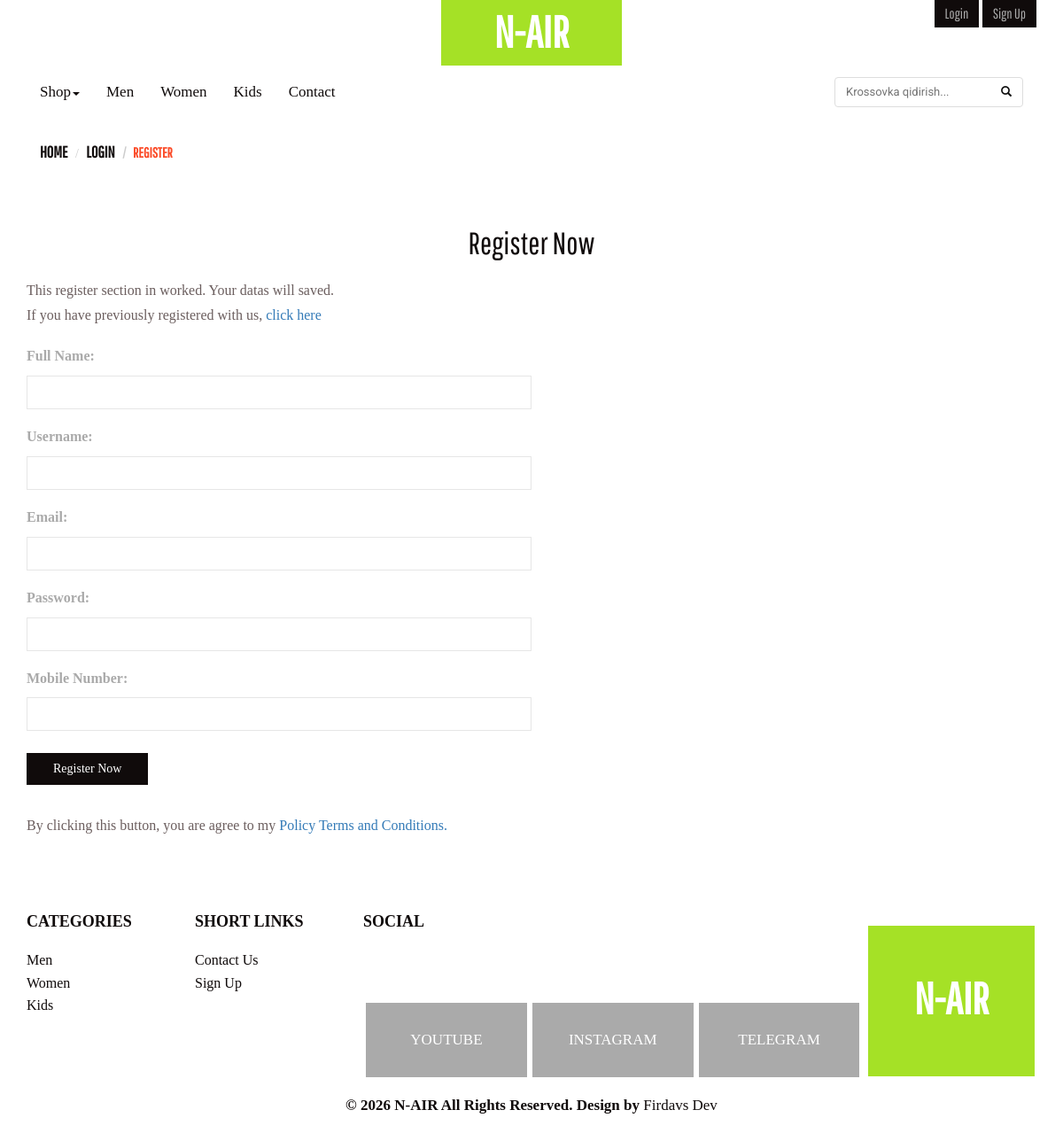
Screenshot of /register/ with the database file from the repository.
### first_n_air/models.py (models this page shows, shortened)
class Category(models.Model):
    name= models.CharField(max_length=255)
    slug = models.SlugField(unique=True,blank=True)
    image = models.ImageField()

### first_n_air/views.py (the view, shortened to what this page needs)
# urls.py: path('register/', views.register, name='register'),
def register(request):
    ctg = Category.objects.all()
    return render(request, 'blog/register.html', {'ctg': ctg})

### templates/blog/register.html (shortened to what this page needs)
{% extends 'base.html' %}
    {% block content %}
    <body>
        <div class="head-bread">
            <div class="container">
                <ol class="breadcrumb">
                    <li><a href="{% url 'home' %}">Home</a></li>
                    <li><a href="{% url 'register' %}">LOGIN</a></li>
                    <li class="active">REGISTER</li>
                </ol>
            </div>
        </div>
        <div class="reg-form">
            <div class="container">
                <div class="reg">
                    <h3>Register Now</h3>
                    <p>This register section in worked. Your datas will saved.</p>
                    <p>If you have previously registered with us, <a href="/login/">click here</a></p>
                    <form method="post">
                        <ul>
                            <li class="text-info">Full Name: </li>
                            <li><input type="text" id="register-name" name="name" value=""></li>
                        </ul>
                        <ul>
                            <li class="text-info">Username: </li>
                            <li><input type="text" id="register-lastname" name="name" value=""></li>
                        </ul>
                        <ul>
                            <li class="text-info">Email: </li>
                            <li><input type="text" id="register-email" name="email" value=""></li>
                        </ul>
                        <ul>
                            <li class="text-info">Password: </li>
                            <li><input type="password" id="register-password" name="password" value=""></li>
                        </ul>
                        <ul>
                            <li class="text-info">Mobile Number:</li>
                            <li><input type="text" id="register-phone" name="phone" value=""></li>
                        </ul>
                        <input type="submit" id="register-submit" name="submit" value="Register Now">
                        <p class="click">By clicking this button, you are agree to my  <a href="#">Policy Terms and Conditions.</a></p>
                    </form>
                </div>
            </div>
        </div>
    </body>
    {% endblock content %}

### templates/base.html (shortened to what this page needs)
<!DOCTYPE html>
{% load static %}
<html lang="en">
    <head>
        <link href="{% static 'css/bootstrap.min.css' %}" rel="stylesheet" type="text/css">
        <link href="{% static 'css/style.css' %}" rel="stylesheet" type="text/css"/>
    </head>
    <body>
        <div class="header">
            <div class="container">
                <div class="header-top">
                    <div class="logo">
                        <a href="{% url 'home' %}">N-AIR</a>
                    </div>
                    <div class="login-bars">
                        {% if user.is_authenticated %}
                            <a class="btn btn-default log-bar" href="{% url 'profile' %}" role="button">
                                {{ user.username }}
                            </a>
                            <a class="btn btn-default log-bar" href="{% url 'logout' %}" role="button">
                                Logout
                            </a>
                        {% else %}
                            <a class="btn btn-default log-bar" href="{% url 'login' %}" role="button">
                                Login
                            </a>
                            <a class="btn btn-default log-bar" href="{% url 'register' %}" role="button">
                                Sign up
                            </a>
                        {% endif %}
                    </div>
                </div>
                <div class="header-botom">
                    <div class="content white">
                        <nav class="navbar navbar-default nav-menu" role="navigation" style="display: flex; flex-wrap: wrap; align-items: center; justify-content: space-between;">
                            <div class="collapse navbar-collapse collapse-pdng" id="bs-example-navbar-collapse-1" style="flex-grow: 1;">
                                <ul class="nav navbar-nav nav-font" style="display: flex; align-items: center; flex-wrap: wrap;">
                                    <li class="dropdown">
                                        <a href="#" class="dropdown-toggle" data-toggle="dropdown">Shop<b class="caret"></b></a>
                                    </li>
                                    {% for i in ctg %}
                                    <li><a href="{% url 'products' slug=i.slug %}">{{ i.name }}</a></li>
                                    {% endfor %}
                                    <li><a href="{% url 'contact' %}">Contact</a></li>
                                </ul>
                            </div>
                            <div class="search-container" style="padding: 10px 15px; display: inline-block; vertical-align: middle;">
                                <form action="{% url 'home' %}" method="get" style="display: flex; align-items: center; max-width: 250px; background: #fff; border: 1px solid #ddd; border-radius: 4px; overflow: hidden;">
                                    <input type="text" name="search" placeholder="Krossovka qidirish..." value="{{ query|default:'' }}" style="padding: 6px 12px; border: none; width: 100%; color: #333; font-size: 13px; font-family: 'Roboto', sans-serif; outline: none; background: transparent;">
                                    <button type="submit" style="padding: 6px 12px; background: transparent; color: #111; border: none; cursor: pointer; outline: none;">
                                        <span class="glyphicon glyphicon-search" style="font-size: 12px;"></span>
                                    </button>
                                </form>
                            </div>
                        </nav>
                    </div>
                </div>
            </div>
        </div>
        {% block content %}
        {% endblock content %}
        <div class="footer-grid">
            <div class="container">
                <div class="col-md-2 re-ft-grd">
                    <h3>Categories</h3>
                    {% for i in ctg %}
                    <ul class="categories">
                        <li><a href="{% url 'products' slug=i.slug %}">{{i.name}}</a></li>
                    </ul>
                    {% endfor %}
                </div>
                <div class="col-md-2 re-ft-grd">
                    <h3>Short links</h3>
                    <ul class="shot-links">
                        <li><a href="{% url 'contact' %}">Contact us</a></li>
                        <li><a href="{% url 'register' %}">Sign Up</a></li>
                    </ul>
                </div>
                <div class="col-md-6 re-ft-grd">
                    <h3>Social</h3>
                    <ul class="social">
                        <li><a href="https://www.youtube.com/@free_dev_2610" target="_blank" class="fb">Youtube</a></li>
                        <li><a href="https://instagram.com/shxrtvc_fr" target="_blank" class="twt">Instagram</a></li>
                        <li><a href="https://t.me/shxrtvc_fr" target="_blank" class="gpls">Telegram</a></li>
                    </ul>
                </div>
                <div class="col-md-2 re-ft-grd">
                    <div class="bt-logo">
                        <div class="logo">
                            <a href="{% url 'home' %}" class="ft-log">N-AIR</a>
                        </div>
                    </div>
                </div>
                <div class="clearfix"></div>
            </div>
            <div class="copy-rt">
                <div class="container">
                    <p>&copy; 2026 N-AIR All Rights Reserved. Design by <a href="http://portfoliofree.netlify.app">Firdavs Dev</a></p>
                </div>
            </div>
        </div>
    </body>
</html>

### static/css/style.css (style rules this page uses)
h4, h5, h6, h1, h2, h3 { margin: 0; }
ul, ol, li { margin: 0; padding: 0; list-style: none; }
p { margin: 0;padding: 0; }
body { margin:0; padding:0; }
.header-top { position: relative; padding: 0; text-align: center; }
.login-bars { position: absolute; top: 0%; right: 0%; }
.logo a,.logo a:hover { font-family: 'Pathway Gothic One'; background-color: #A5E126; text-transform: uppercase; text-decoration: none; padding: 10px 60px; font-weight: bold; font-size: 50px; color: #fff; }
a.log-bar { background-color: #100B0B; color: #aaa; border-radius: 0; border: 0; padding: 4px 12px; font-family: 'Pathway Gothic One'; font-weight: 400; font-size: 16px; text-transform: capitalize; }
* { margin: 0; padding: 0; font-family: 'Didact Gothic'; font-weight: 400; }
.nav-menu { background: transparent; border-radius: 0; border: 0; margin-top: 6px; }
.collapse-pdng { padding: 0px 0px; margin: 0 auto; width: 34%; }
ul.nav-font>li>a { font-size: 17px; color: #100b0b !important; font-family: 'Didact Gothic'; font-weight: 400; }
.footer-grid ul { list-style-type: none; }
.footer-grid { padding: 3em 0; }
.re-ft-grd h3 { font-family: 'Didact Gothic'; font-weight: 700; text-transform: uppercase; font-size: 18px; color: #100b0b; margin-bottom: 20px; text-shadow: none; }
ul.categories li a,ul.shot-links li a { font-family: 'Didact Gothic'; color: #100b0b; font-size: 16px; font-weight: 400; text-transform: capitalize; line-height: 1.6em; }
ul.social li { display: inline; }
.re-ft-grd { padding: 0; }
ul.social li a { padding: 30px 0px; width: 31.9%; float: left; background-color: #AAA; color: #fff; text-align: center; margin: 61px 3px 0px; font-size: 17px; text-transform: uppercase; font-weight: 400; }
.bt-logo { padding-top: 60px; }
a.ft-log, a.ft-log:hover { padding: 52px 52PX 60PX; }
.copy-rt { text-align: center; margin-top: 20px; }
.copy-rt p { font-family: 'Didact Gothic'; color: #100b0b; font-weight: 700; font-size: 17px; }
.copy-rt p a { text-decoration: none; color: #100b0b; }
ol.breadcrumb li a { text-transform: uppercase; font-weight: bold; color: #100B0B; font-family: 'Pathway Gothic One'; font-size: 18px; text-shadow: none; }
.breadcrumb>.active { font-family: 'Pathway Gothic One'; color: #fb4c29; font-weight: 600; font-size: 16px; }
.breadcrumb { background-color: #FFFFFF; }
.reg-form { padding: 3em 0; text-align: left; }
.reg h3 { text-align: center; font-size: 35px; color: #100b0b; margin: 0 0 20px; font-family: 'Pathway Gothic One'; }
.reg p { color: #6B5E5E; margin: 0px 0px 0px; font-size: 16px; line-height: 1.8em; }
.reg ul { list-style-type: none; margin-top: 20px; }
.reg ul li { text-align: left; }
.reg ul li.text-info { color:#aaa; font-size: 16px; text-transform: capitalize; margin: 0 0 10px 0; font-weight: bold; text-align: left; }
.reg form input[type="text"], .reg form input[type="password"] { width: 50%; padding: 8px; font-size: 14px; font-weight: 400; border: 1px solid #e6e6e6; outline: none; color: #000; }
.reg form input[type=submit] { outline: none; border: none; color: #ffffff; padding: 8px 30px; font-size: 14px; cursor: pointer; margin: 25px 0 32px 0; background: #100b0b; border-top: none; border-left: none; border-right: none; text-align: left; }

### rows the page displays
Category: name "Men"
Category: name "Women"
Category: name "Kids"
